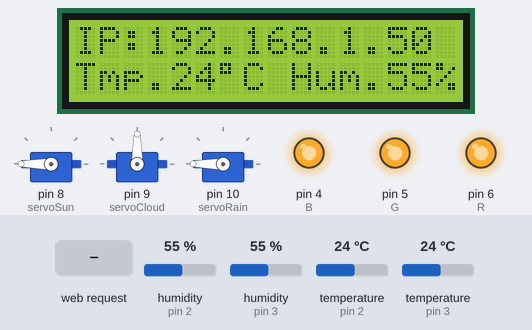
Simulated run of this sketch. Board: Arduino Uno, built with avr-gcc and run on an emulated ATmega328P. Shown: 16×2 character LCD, 3 × servo, output pins drawn as LEDs (lit = HIGH). The test bench sets the inputs (shaded band); at power-on: humidity (sensors on pin 3, pin 2) 55 %, temperature (sensors on pin 3, pin 2) 24 °C. WiFi joins after 1.5 s; servers stay silent unless stated; the board resets itself during the run and starts again; what the sketch prints to the serial monitor is not drawn.

Above: at 2.7 s.
2.8 s: HTTP request GET /reboot received
At 5.2 s:
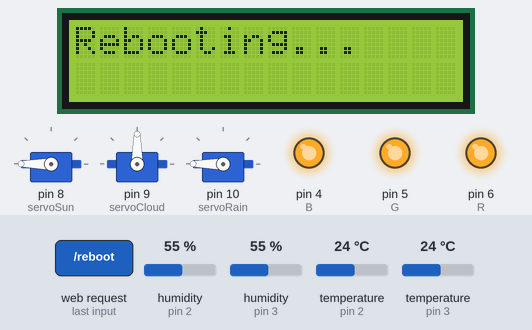
7.1 s: humidity (sensor on pin 3) set to 52 %
At 8.8 s:
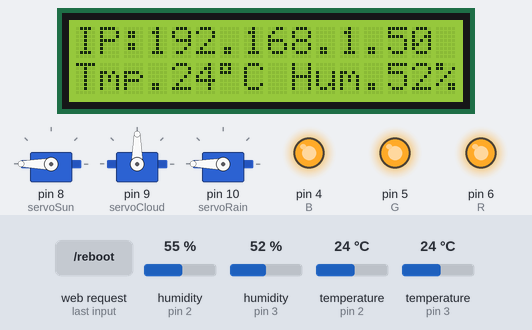
8.9 s: humidity (sensor on pin 3) set to 49 %
At 10.9 s:
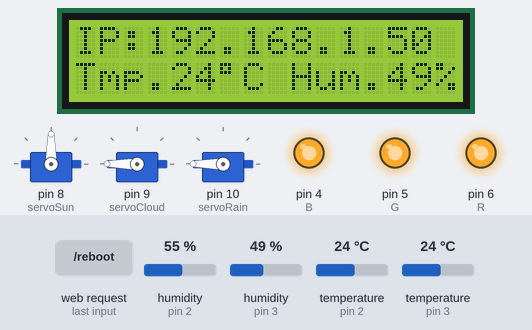
12.0 s: HTTP request GET /red-green received
At 13.3 s:
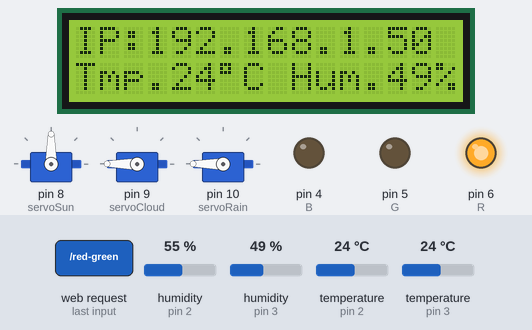
14.1 s: temperature (sensor on pin 3) set to 21 °C
At 16.8 s:
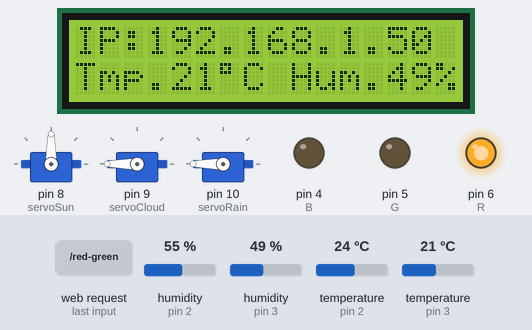
17.3 s: temperature (sensor on pin 3) set to 18 °C
At 20.0 s:
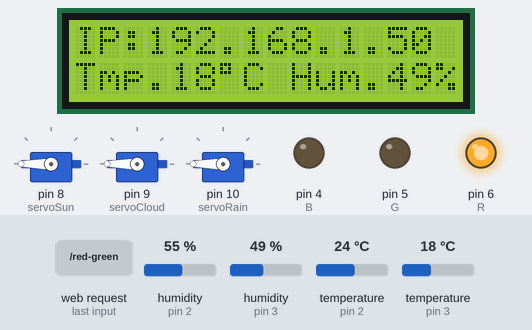
Timing chart, 0 to 21.5 s (numbered marks = the images above; inputs shaded):
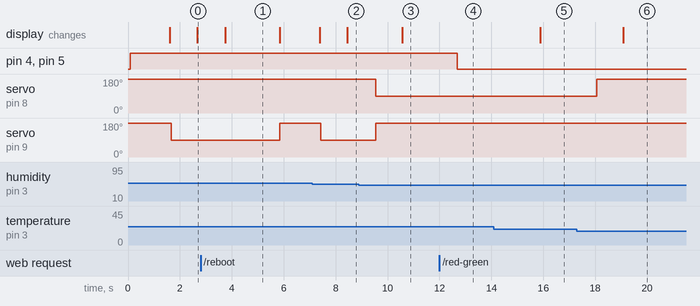

Measured:
- the behaviour switches between 51 and 50 % on humidity (sensor on pin 3) (found by bisection; images 2 and 3)
- the behaviour switches between 20 and 19 °C on temperature (sensor on pin 3) (found by bisection; images 5 and 6)
- after the input at 2.8 s, servo on pin 9 (servoCloud): 90° → 180° after 3.0 s; the display: changes after 0.95 s (image 1)
- after the input at 8.9 s, servo on pin 8 (servoSun): 180° → 90° after 0.65 s; servo on pin 9 (servoCloud): 90° → 180° after 0.65 s; the display: changes after 1.7 s (image 3)
- after the input at 12.0 s, pin 4 (B), pin 5 (G): HIGH → LOW after 0.69 s
- after the input at 14.1 s, the display: changes after 1.8 s (image 5)
- after the input at 17.3 s, servo on pin 8 (servoSun): 90° → 180° after 0.77 s; the display: changes after 1.8 s (image 6)

The sketch:

index.ino
```cpp
#include <LiquidCrystal_I2C.h>
#include <SimpleDHT.h>
#include <SPI.h>
#include <Ethernet.h>
#include <Wire.h>
#include <avr/wdt.h>
#include <Servo.h>

EthernetServer serveur(80);
LiquidCrystal_I2C lcd(0x27, 16, 2);

byte mac[] = {0x90, 0xA2, 0xDA, 0x0F, 0xDF, 0xAB};

byte temperature = 0;
byte humidity = 0;

int pinDHT11 = 2;
SimpleDHT11 dht11;

int initialState = 200;

int R = 6;
int G = 5;
int B = 4;

bool automatic = false;

byte temperatureOutdoor = 0;
byte humidityOutdoor = 0;
int pinDHT11Outdoor = 3;
SimpleDHT11 dht11Outdoor;

Servo servoSun;
Servo servoCloud;
Servo servoRain;

void setup() {
  lcd.begin();
  lcd.backlight();
  lcd.setCursor(0, 0);
  lcd.print("Initializing...");

  pinMode(R, OUTPUT);
  pinMode(G, OUTPUT);
  pinMode(B, OUTPUT);
  digitalWrite(R, HIGH);
  digitalWrite(G, HIGH);
  digitalWrite(B, HIGH);


  servoSun.attach(8);
  servoCloud.attach(9);
  servoRain.attach(10);

  servoSun.write(initialState);
  servoCloud.write(initialState);
  servoRain.write(initialState);

  Serial.begin (9600);

  Ethernet.begin (mac);
  Serial.print("\nLe serveur est sur l'adresse : ");
  Serial.println(Ethernet.localIP());
  lcd.clear();
  lcd.print("IP:");
  lcd.setCursor(3, 0);
  lcd.print(Ethernet.localIP());
  serveur.begin();
}


void loop() {
  getTempHum();
  //manageLcd();

  EthernetClient client = serveur.available();

  if (client) {
    Serial.println("Client en ligne\n");

    if (client.connected()) {
      String httpResponse;
      while (client.available()) {
        char c = client.read();
        httpResponse += c;

        Serial.write(c);

        if (httpResponse.indexOf("/reboot") != -1) {
          client.println("SUCCESS");
          client.stop();
          lcd.clear();
          lcd.setCursor(0, 0);
          lcd.print("Rebooting...");
          delay(2000);
          reboot();
        } else if (httpResponse.indexOf("/data") != -1) {
          //Header
          client.println("HTTP/1.1 200 OK");
          client.println("Content-Type: application/json;charset=utf-8");
          client.println("Access-Control-Allow-Origin: *");
          client.println("Server: Arduino");
          client.println("Connnection: close");
          client.println();

          //Content
          client.print("{\"outdoor\": {\"temperature\": \"" + (String)temperatureOutdoor + "\", \"humidity\": \"" + (String)humidityOutdoor + "\"}, \"indoor\": {\"temperature\": \"" + (String)temperature + "\", \"humidity\": \"" + (String)humidity + "\"}, \"automatic\": \"" + (String)automatic + "\"}");

          //Ends
          client.println();
          client.stop();
          Serial.println("Fin de communication avec le client");

        } else if (httpResponse.indexOf("/red-green") != -1) {
          digitalWrite(R, HIGH);
          digitalWrite(G, HIGH);
          digitalWrite(B, LOW);
          //sendHttpResponse(client, "success");
        } else if (httpResponse.indexOf("/green-blue") != -1) {
          digitalWrite(R, LOW);
          digitalWrite(G, HIGH);
          digitalWrite(B, HIGH);
          //sendHttpResponse(client, "success");
        } else if (httpResponse.indexOf("/blue-red") != -1) {
          digitalWrite(R, HIGH);
          digitalWrite(G, LOW);
          digitalWrite(B, HIGH);
          //sendHttpResponse(client, "success");
        } else if (httpResponse.indexOf("/red") != -1) {
          digitalWrite(R, HIGH);
          digitalWrite(G, LOW);
          digitalWrite(B, LOW);
          client.println("HTTP/1.1 200 OK");
          client.println("Content-Type: application/json;charset=utf-8");
          client.println("Access-Control-Allow-Origin: *");
          client.println("Server: Arduino");
          client.println("Connnection: close");
          client.println();
          client.print("{\"status\":\"success\"}");
          client.println();
          client.stop();
          //sendHttpResponse(client, "success");
        } else if (httpResponse.indexOf("/green") != -1) {
          digitalWrite(R, LOW);
          digitalWrite(G, HIGH);
          digitalWrite(B, LOW);
          client.println("HTTP/1.1 200 OK");
          client.println("Content-Type: application/json;charset=utf-8");
          client.println("Access-Control-Allow-Origin: *");
          client.println("Server: Arduino");
          client.println("Connnection: close");
          client.println();
          client.print("{\"status\":\"success\"}");
          client.println();
          client.stop();
          //sendHttpResponse(client, "success");
        } else if (httpResponse.indexOf("/blue") != -1) {
          digitalWrite(R, LOW);
          digitalWrite(G, LOW);
          digitalWrite(B, HIGH);
          client.println("HTTP/1.1 200 OK");
          client.println("Content-Type: application/json;charset=utf-8");
          client.println("Access-Control-Allow-Origin: *");
          client.println("Server: Arduino");
          client.println("Connnection: close");
          client.println();
          client.print("{\"status\":\"success\"}");
          client.println();
          client.stop();
          //sendHttpResponse(client, "success");
        } else if (httpResponse.indexOf("/white") != -1) {
          digitalWrite(R, HIGH);
          digitalWrite(G, HIGH);
          digitalWrite(B, HIGH);
          client.println("HTTP/1.1 200 OK");
          client.println("Content-Type: application/json;charset=utf-8");
          client.println("Access-Control-Allow-Origin: *");
          client.println("Server: Arduino");
          client.println("Connnection: close");
          client.println();
          client.print("{\"status\":\"success\"}");
          client.println();
          client.stop();
          //sendHttpResponse(client, "success");
        } else if (httpResponse.indexOf("/auto?on=true") != -1) {
          automatic = true;
          client.println("HTTP/1.1 200 OK");
          client.println("Content-Type: application/json;charset=utf-8");
          client.println("Access-Control-Allow-Origin: *");
          client.println("Server: Arduino");
          client.println("Connnection: close");
          client.println();
          client.print("{\"status\":\"success\",\"automatic\":\"" + (String)automatic + "\"}");
          client.println();
          client.stop();
        } else if (httpResponse.indexOf("/auto?on=false") != -1) {
          automatic = false;
          client.println("HTTP/1.1 200 OK");
          client.println("Content-Type: application/json;charset=utf-8");
          client.println("Access-Control-Allow-Origin: *");
          client.println("Server: Arduino");
          client.println("Connnection: close");
          client.println();
          client.print("{\"status\":\"success\",\"automatic\":\"" + (String)automatic + "\"}");
          client.println();
          client.stop();
        }

        delay(1);
      }

      client.println("Nothing to see here ! Please go to /data");
      client.stop();
    }

  }
}

/*void manageLcd() {
  lcd.setCursor(0, 0);
  lcd.print("IP:             ");
  lcd.setCursor(3, 0);
  lcd.print(Ethernet.localIP());
  delay(2000);
  if(automatic) {
    lcd.clear();
    lcd.print("Automatic: On");
  }
  }*/

/*void sendHttpResponse(EthernetClient client, String statusMsg) {
  client.println("HTTP/1.1 200 OK");
  client.println("Content-Type: application/json;charset=utf-8");
  client.println("Access-Control-Allow-Origin: *");
  client.println("Server: Arduino");
  client.println("Connnection: close");
  client.println();
  client.print("{\"status\":\"" + statusMsg + "\"}");
  client.println();
  client.stop();
  }*/

void getTempHum() {
  lcd.setCursor(0, 1);
  lcd.print("Tmp." + (String)temperatureOutdoor + (char)223 + "C " + "Hum." + (int)humidityOutdoor + "%");

  byte data[40] = {0};
  if (dht11.read(pinDHT11, &temperature, &humidity, data)) {
    Serial.print("Read DHT11 failed");
    return;
  }

  byte dataOutdoor[40] = {0};
  if (dht11Outdoor.read(pinDHT11Outdoor, &temperatureOutdoor, &humidityOutdoor, dataOutdoor)) {
    Serial.print("Read DHT11 failed");
    return;
  }

  if (temperatureOutdoor >= 20 && humidityOutdoor <= 50) {
    servoSun.write(90);
  } else {
    servoSun.write(initialState);
  }

  if (humidityOutdoor > 50 && humidityOutdoor <= 70) {
    servoCloud.write(90);
  } else {
    servoCloud.write(initialState);
  }

  if (humidityOutdoor > 70) {
    servoRain.write(90);
    servoCloud.write(initialState);
  } else {
    servoRain.write(initialState);
  }

  if (automatic) {
    automaticLed();
  }

  delay(1000);
}

void automaticLed() {
  if (temperatureOutdoor >= 20 && temperatureOutdoor < 23 && humidityOutdoor <= 50) {
    digitalWrite(R, HIGH);
    digitalWrite(G, HIGH);
    digitalWrite(B, LOW);
  } else if (temperatureOutdoor >= 23 && temperatureOutdoor < 26) {
    digitalWrite(R, LOW);
    digitalWrite(G, HIGH);
    digitalWrite(B, HIGH);
  } else if (temperatureOutdoor >= 26) {
    digitalWrite(R, HIGH);
    digitalWrite(G, LOW);
    digitalWrite(B, HIGH);
  } else {
    digitalWrite(R, HIGH);
    digitalWrite(G, HIGH);
    digitalWrite(B, HIGH);
  }
}

void reboot() {
  wdt_enable(WDTO_15MS);
  while (1) {}
}
```
